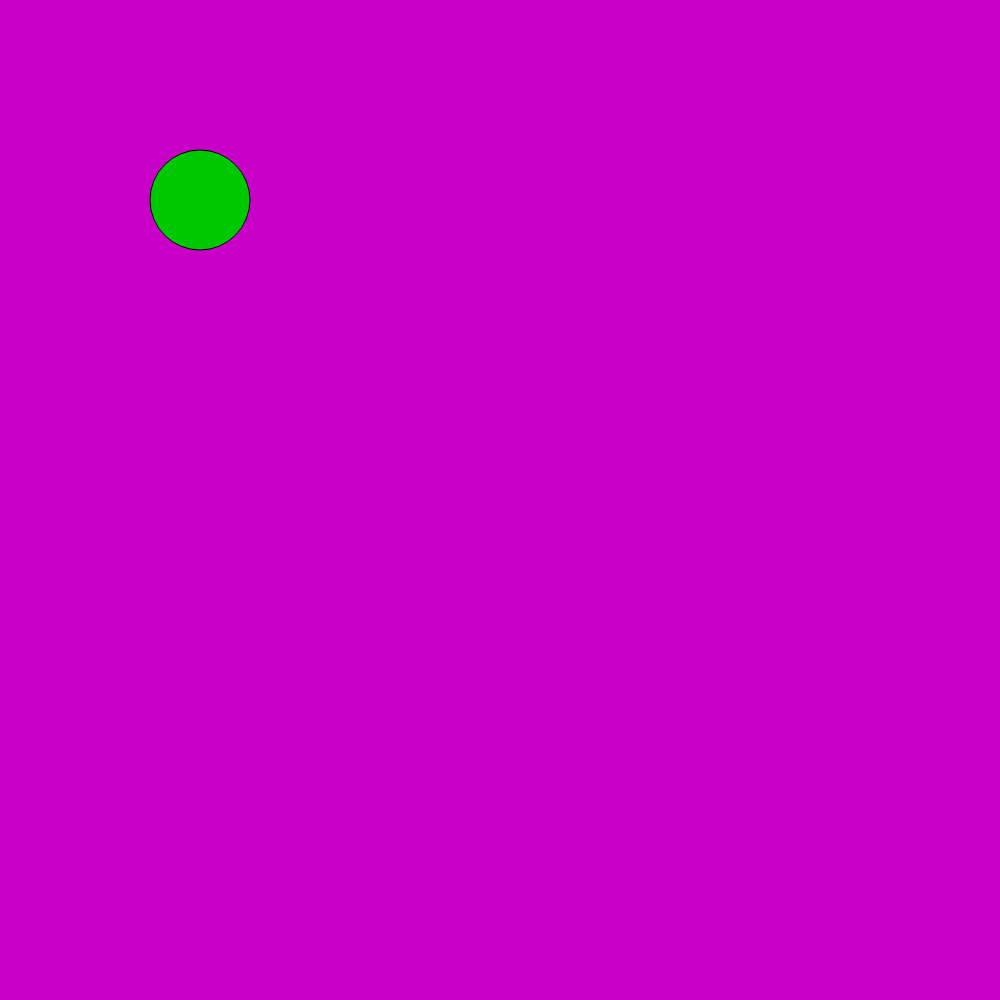
Frame 1 (no input)
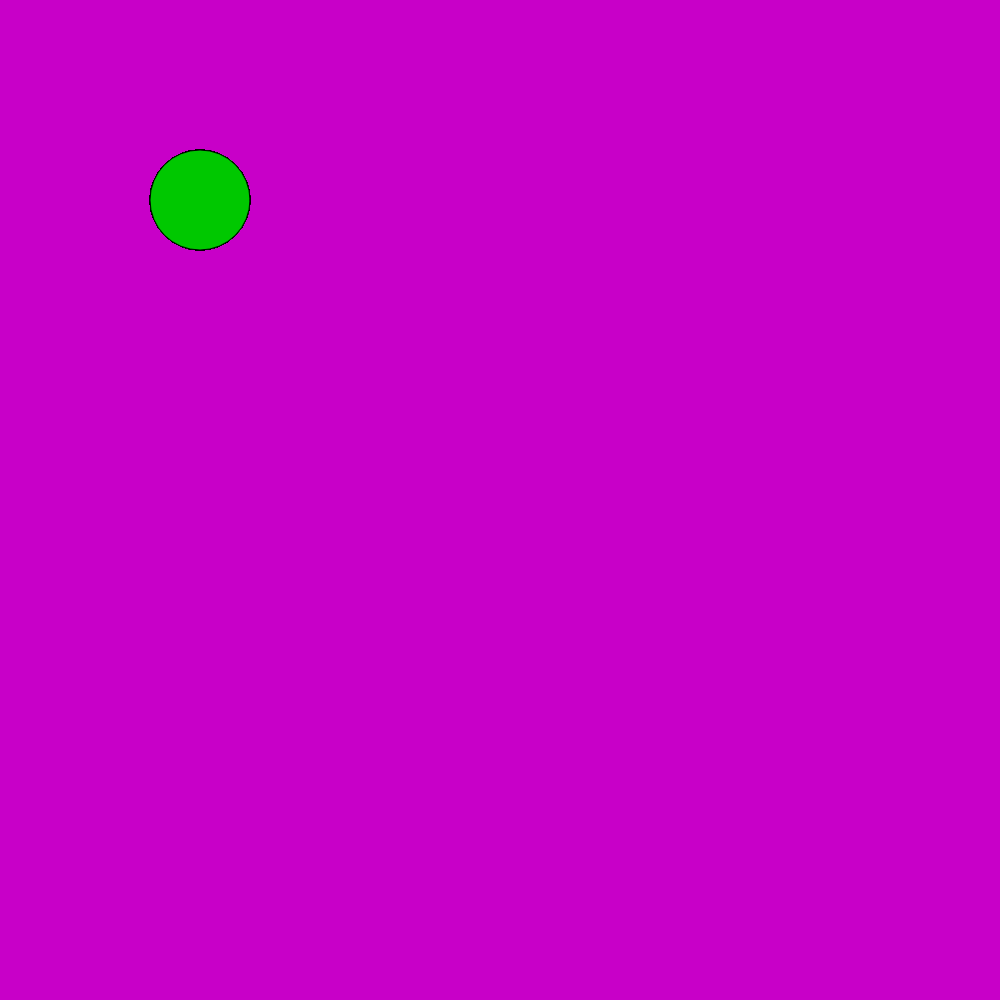
Frame 60 (no input)
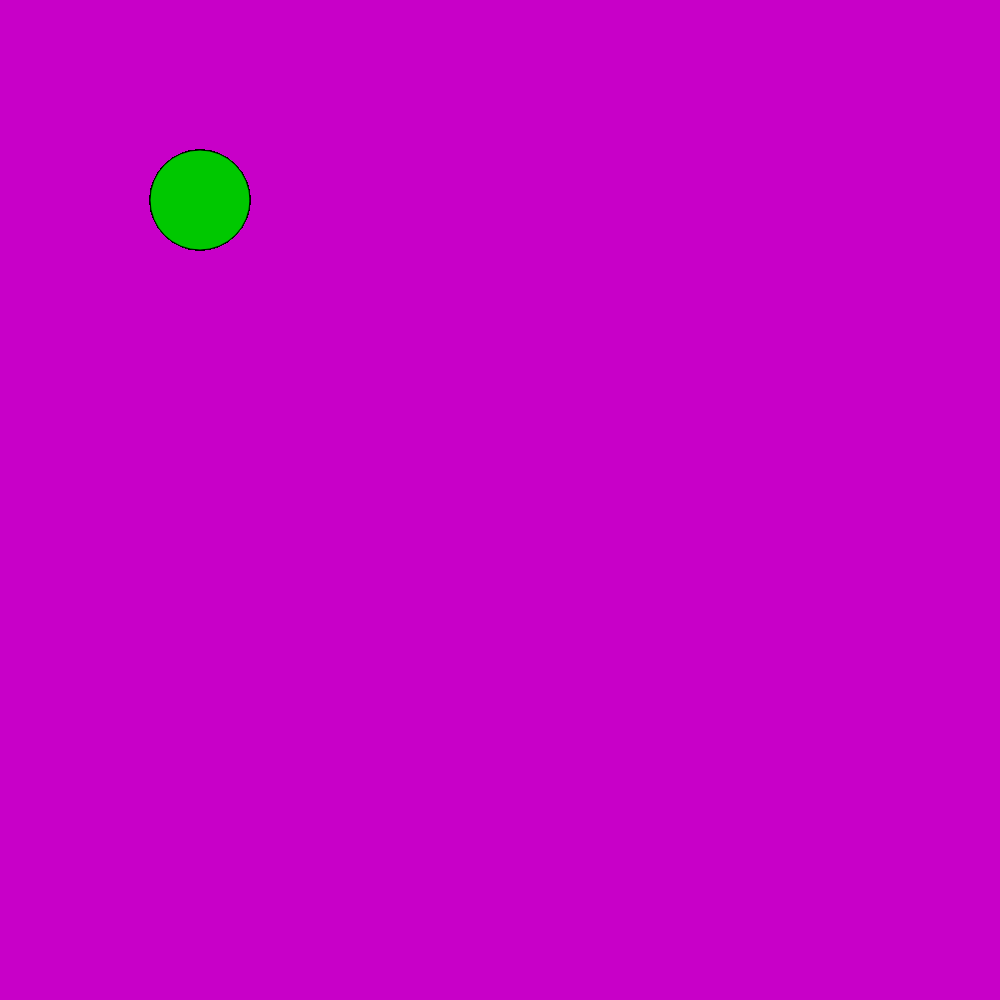
Frame 120 (the mouse pressed at the canvas centre since frame 60)

The p5.js sketch that drew these frames (run headless with seeded random() and noise() and a simulated clock; from frame 60 on, the mouse is pressed at the canvas centre):

// p5.js sketch
// ── sketch.js
function setup() {
  createCanvas(1000, 1000)
  background(200,0,200)
}

function draw() {
  fill(0, 200 ,0)
  ellipse(200, 200, 100)
}
